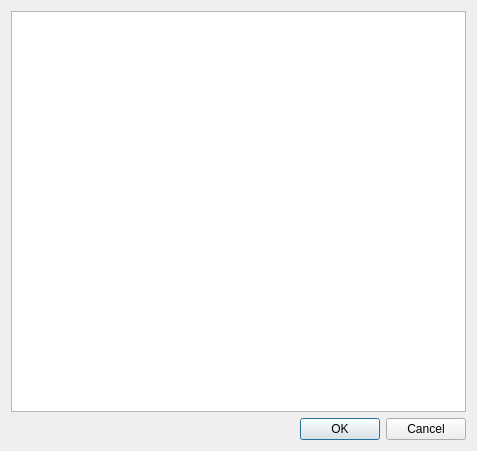
<?xml version="1.0" encoding="UTF-8"?>
<ui version="4.0">
 <class>SummaryDialog</class>
 <widget class="QDialog" name="SummaryDialog">
  <property name="geometry">
   <rect>
    <x>0</x>
    <y>0</y>
    <width>477</width>
    <height>451</height>
   </rect>
  </property>
  <property name="windowTitle">
   <string>Summary of Changes</string>
  </property>
  <property name="windowIcon">
   <iconset resource="../toolbarIcons.qrc">
    <normaloff>:/logo/images/icon_31x64.png</normaloff>:/logo/images/icon_31x64.png</iconset>
  </property>
  <layout class="QVBoxLayout" name="verticalLayout">
   <item>
    <widget class="QTableWidget" name="summaryTable"/>
   </item>
   <item>
    <widget class="QDialogButtonBox" name="summaryButtonGroup">
     <property name="orientation">
      <enum>Qt::Horizontal</enum>
     </property>
     <property name="standardButtons">
      <set>QDialogButtonBox::Cancel|QDialogButtonBox::Ok</set>
     </property>
    </widget>
   </item>
  </layout>
 </widget>
 <resources>
  <include location="../toolbarIcons.qrc"/>
 </resources>
 <connections>
  <connection>
   <sender>summaryButtonGroup</sender>
   <signal>accepted()</signal>
   <receiver>SummaryDialog</receiver>
   <slot>accept()</slot>
   <hints>
    <hint type="sourcelabel">
     <x>248</x>
     <y>254</y>
    </hint>
    <hint type="destinationlabel">
     <x>157</x>
     <y>274</y>
    </hint>
   </hints>
  </connection>
  <connection>
   <sender>summaryButtonGroup</sender>
   <signal>rejected()</signal>
   <receiver>SummaryDialog</receiver>
   <slot>reject()</slot>
   <hints>
    <hint type="sourcelabel">
     <x>316</x>
     <y>260</y>
    </hint>
    <hint type="destinationlabel">
     <x>286</x>
     <y>274</y>
    </hint>
   </hints>
  </connection>
 </connections>
</ui>
